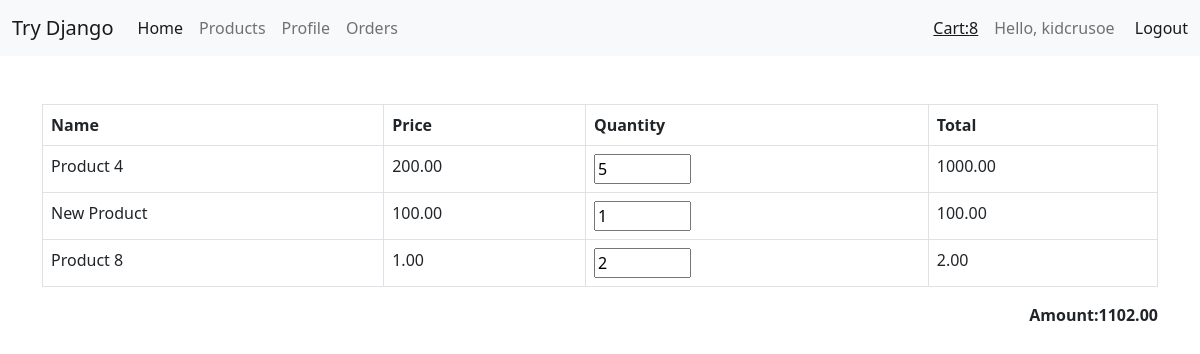
The app's page /cart/ (signed in) with its own data.
### orders/models.py (models this page shows, shortened)
class OrderItem(models.Model):
    product = models.ForeignKey(
        Product, null=False, blank=False, on_delete=models.CASCADE)
    order = models.ForeignKey(
        Order, null=False, blank=False, on_delete=models.CASCADE)
    quantity = models.DecimalField(
        default=0, decimal_places=0, max_digits=10, blank=True)
    @property
    def get_total(self):
        return self.product.price * self.quantity

### products/models.py (models this page shows, shortened)
class Product(models.Model):
    title = models.CharField(max_length=255, unique=True)
    price = models.DecimalField(decimal_places=2, max_digits=100000000)
    description = models.TextField(max_length=1000)
    featured = models.BooleanField(default=False)

### pages/views.py (the view)
# urls.py: path('cart/', cart_view, name='cart'),
@login_required(login_url='accounts:login')
def cart_view(request, *args, **kwargs):
    customer = request.user.customer
    cart, created = Order.objects.get_or_create(customer=customer, status='C')
    cartItems = cart.orderitem_set.all()
    context = {'cartItems': cartItems, 'amount':cart.get_cart_amount}
    return render(request, 'cart.html', context)

### orders/context_processors.py (called while the page is built)
def cartTotal(request):
    total = 0
    if request.user.is_authenticated:
        customer = request.user.customer
        order, created = Order.objects.get_or_create(
            customer=customer, status='C')
        total = order.get_cart_total
    return {'cartTotal': total}

### orders/models.py (called while the page is built)
    @property
    def get_order_items(self):
        return self.orderitem_set.all()

    @property
    def get_cart_total(self):
        total = sum([item.quantity for item in self.get_order_items])
        return total

    @property
    def get_cart_amount(self):
        return sum([item.get_total for item in self.get_order_items])

### templates/cart.html (shortened to what this page needs)
{% extends "base.html" %}
{% load static %}
 {% block content %}
    <table class="table table-bordered">
        <thread>
            <tr>
                <th>Name</th>
                <th>Price</th>
                <th>Quantity</th>
                <th>Total</th>
            </tr>
        </thread>
        <tbody>
            {% for item in cartItems %}
                <tr>
                    <td>{{ item.product.title }}</td>
                    <td>{{ item.product.price }}</td>
                    <td><input data-product="{{ item.product.id }}" class="quantity-input" type="number" min="0" max="100" value="{{ item.quantity }}"></td>
                    <td>{{ item.get_total }}</td>
                </tr>
            {% endfor %}
        </tbody>
    </table>
    <div class="text-end">
        <span class="fw-bold">Amount:{{ amount }}</span>
    </div>
 {% endblock %}

### templates/navbar.html
<nav class="navbar navbar-expand-lg navbar-light bg-light mb-5">
    <div class="container-fluid">
      <a class="navbar-brand" href="#">Try Django</a>
      <div class="collapse navbar-collapse" id="navbarText">
        <ul class="navbar-nav me-auto mb-2 mb-lg-0">
          <li class="nav-item">
            <a class="nav-link active" aria-current="page" href="{% url 'home' %}">Home</a>
          </li>
          <li class="nav-item">
            <a class="nav-link" href="{% url 'products:all-products' %}">Products</a>
          </li>
          {% if not request.user.is_anonymous %}
            <li class="nav-item">
              <a class="nav-link" href="{% url 'customers:profile-view' %}">Profile</a>
            </li>
            <li class="nav-item">
              <a class="nav-link" href="{% url 'customers:orders-view' %}">Orders</a>
            </li>
          {% endif %}
        </ul>
        <span class="navbar-text me-3"><a href="{% url 'cart' %}">Cart:{{ cartTotal }}</a></span>
        <span class="navbar-text">
          {% if request.user.is_anonymous %}
            <a class="text-decoration-none ms-3" href="{% url 'accounts:login' %}">Login</a>
          {% else %}
            Hello, {{ request.user }}
            <a class="text-decoration-none ms-3" href="{% url 'accounts:logout' %}">Logout</a>
          {% endif %}
        </span>
      </div>
    </div>
  </nav>

### records on screen
OrderItem: product "Product 4", product.price "200.00", quantity "5", get_total "1000.00"
OrderItem: product "New Product", product.price "100.00", quantity "1", get_total "100.00"
OrderItem: product "Product 8", product.price "1.00", quantity "2", get_total "2.00"

### other values on screen
{{ cartTotal }} "8"
{{ request.user }} "kidcrusoe"
{{ amount }} "1102.00"
